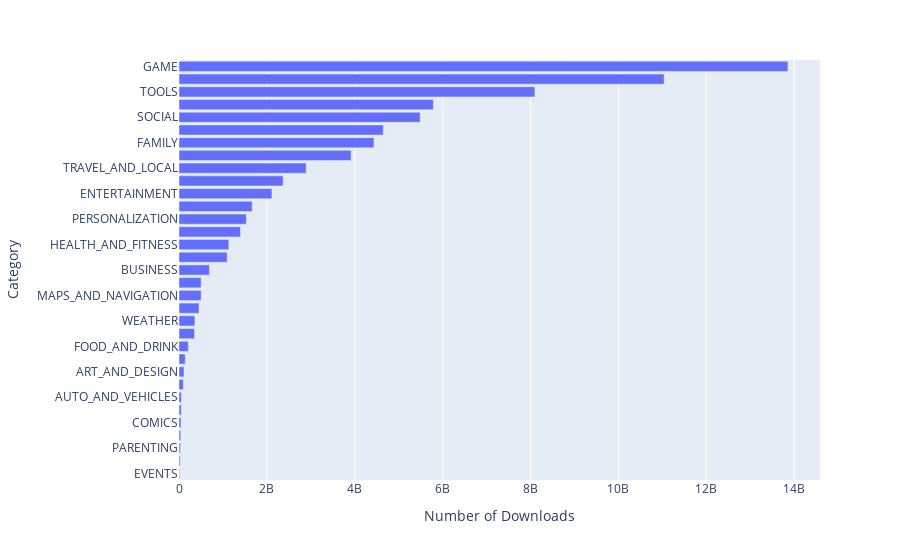

The cell this chart's notebook holds for it:
### Code cell
h_bar = px.bar(x = category_installs.Installs, y = category_installs.index, orientation='h')
h_bar.update_layout(xaxis_title='Number of Downloads', yaxis_title='Category') 

h_bar.show()

### Figure 1 — Plotly figure (JSON) as saved in the notebook; plotly's stock layout.template omitted (floating-point values rounded to 4 significant figures)
{"data": [{"alignmentgroup": "True", "hovertemplate": "x=%{x}<br>y=%{y}<extra></extra>", "legendgroup": "", "marker": {"color": "#636efa", "pattern": {"shape": ""}}, "name": "", "offsetgroup": "", "orientation": "h", "showlegend": false, "textposition": "auto", "type": "bar", "x": [15949410, 26916200, 31116110, 39162676, 44931100, 52083000, 53129800, 97082000, 114233100, 140912410, 211677750, 352852000, 361096500, 455249400, 503267560, 503611120, 692018120, 1096431465, 1134006220, 1400331540, 1532352930, 1665791655, 2113660000, 2369110650, 2894859300, 3916897200, 4437554490, 4649143130, 5487841475, 5788070180, 8099724500, 11039241530, 13858762717], "xaxis": "x", "y": ["EVENTS", "BEAUTY", "PARENTING", "MEDICAL", "COMICS", "LIBRARIES_AND_DEMO", "AUTO_AND_VEHICLES", "HOUSE_AND_HOME", "ART_AND_DESIGN", "DATING", "FOOD_AND_DRINK", "EDUCATION", "WEATHER", "FINANCE", "MAPS_AND_NAVIGATION", "LIFESTYLE", "BUSINESS", "SPORTS", "HEALTH_AND_FITNESS", "SHOPPING", "PERSONALIZATION", "BOOKS_AND_REFERENCE", "ENTERTAINMENT", "NEWS_AND_MAGAZINES", "TRAVEL_AND_LOCAL", "VIDEO_PLAYERS", "FAMILY", "PHOTOGRAPHY", "SOCIAL", "PRODUCTIVITY", "TOOLS", "COMMUNICATION", "GAME"], "yaxis": "y"}], "layout": {"barmode": "relative", "legend": {"tracegroupgap": 0}, "margin": {"t": 60}, "xaxis": {"anchor": "y", "domain": [0, 1], "title": {"text": "Number of Downloads"}}, "yaxis": {"anchor": "x", "domain": [0, 1], "title": {"text": "Category"}}}}
